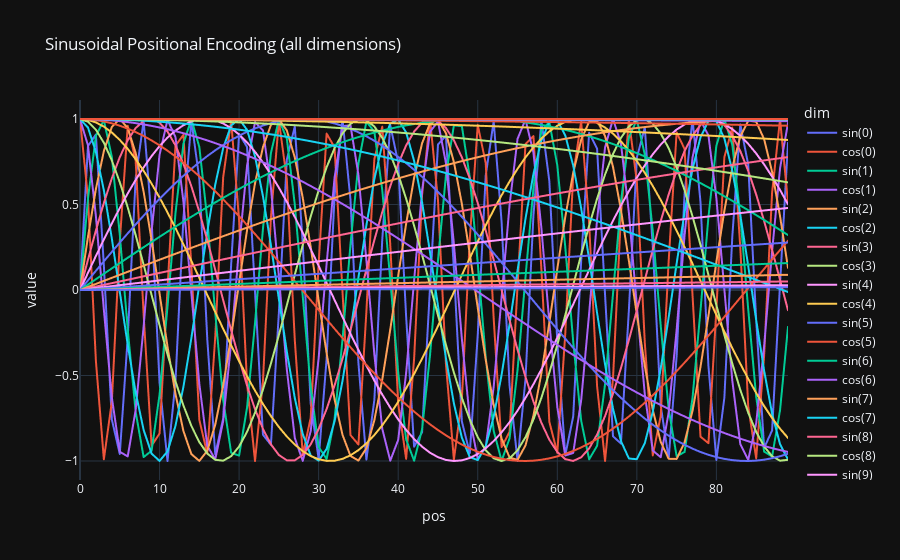

The code cell stored with this chart in its notebook:
### Markdown cell above
### Basic static plot of all dimensions:

### Code cell
import numpy as np
import pandas as pd
import plotly.express as px

# Parameters
max_len = 90
d_model = 32

pos = np.arange(max_len)
data = []

for i in range(d_model // 2):  # d_model is even
    div_term = 10000 ** (2 * i / d_model)
    sin_vals = np.sin(pos / div_term)
    cos_vals = np.cos(pos / div_term)

    for p, s, c in zip(pos, sin_vals, cos_vals):
        data.append({"pos": p, "value": s, "dim": f"sin({i})"})
        data.append({"pos": p, "value": c, "dim": f"cos({i})"})

df = pd.DataFrame(data)

# Plot all dimensions
fig = px.line(
    df, x="pos", y="value", color="dim",
    title="Sinusoidal Positional Encoding (all dimensions)"
)
fig.show()
